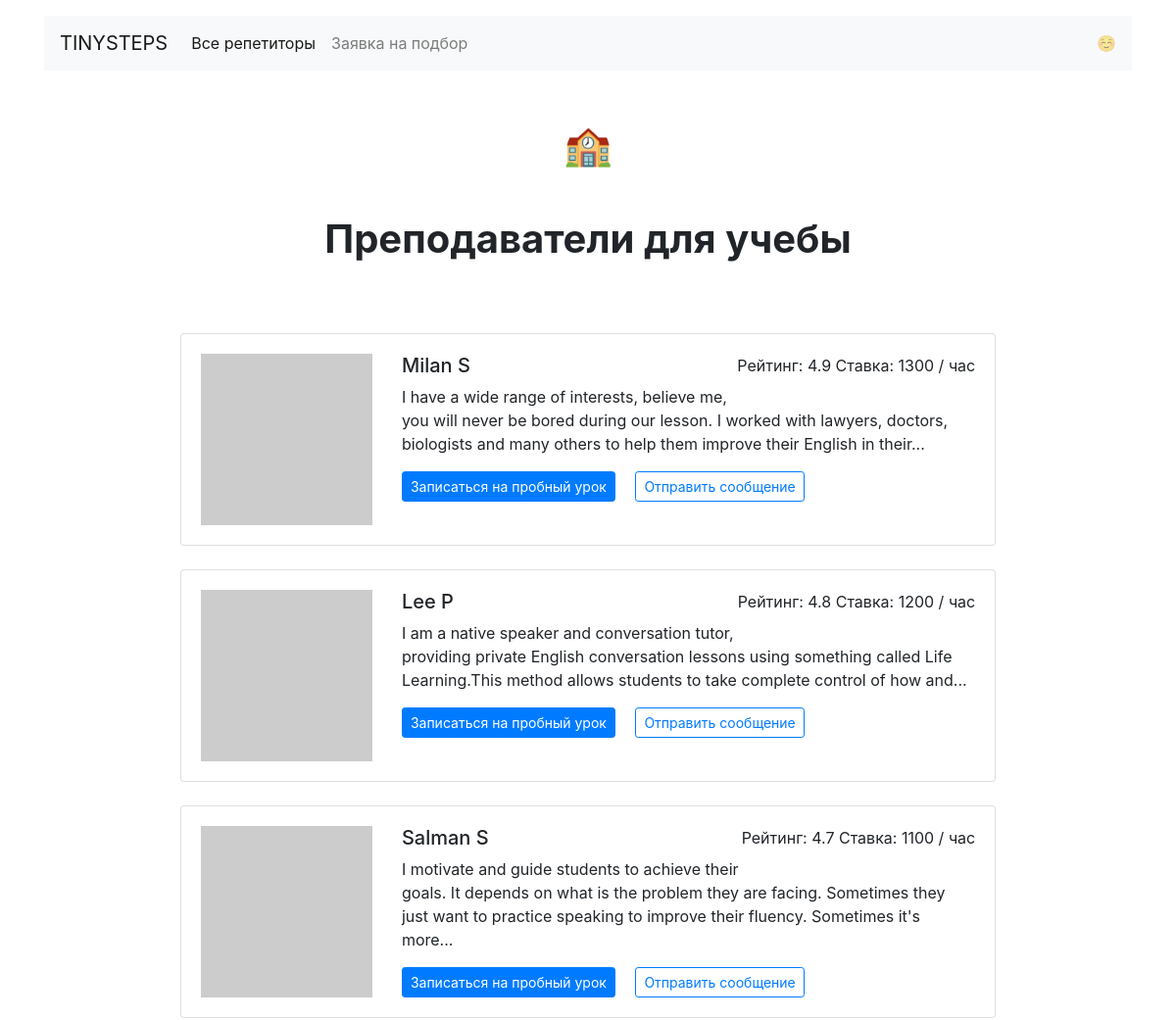
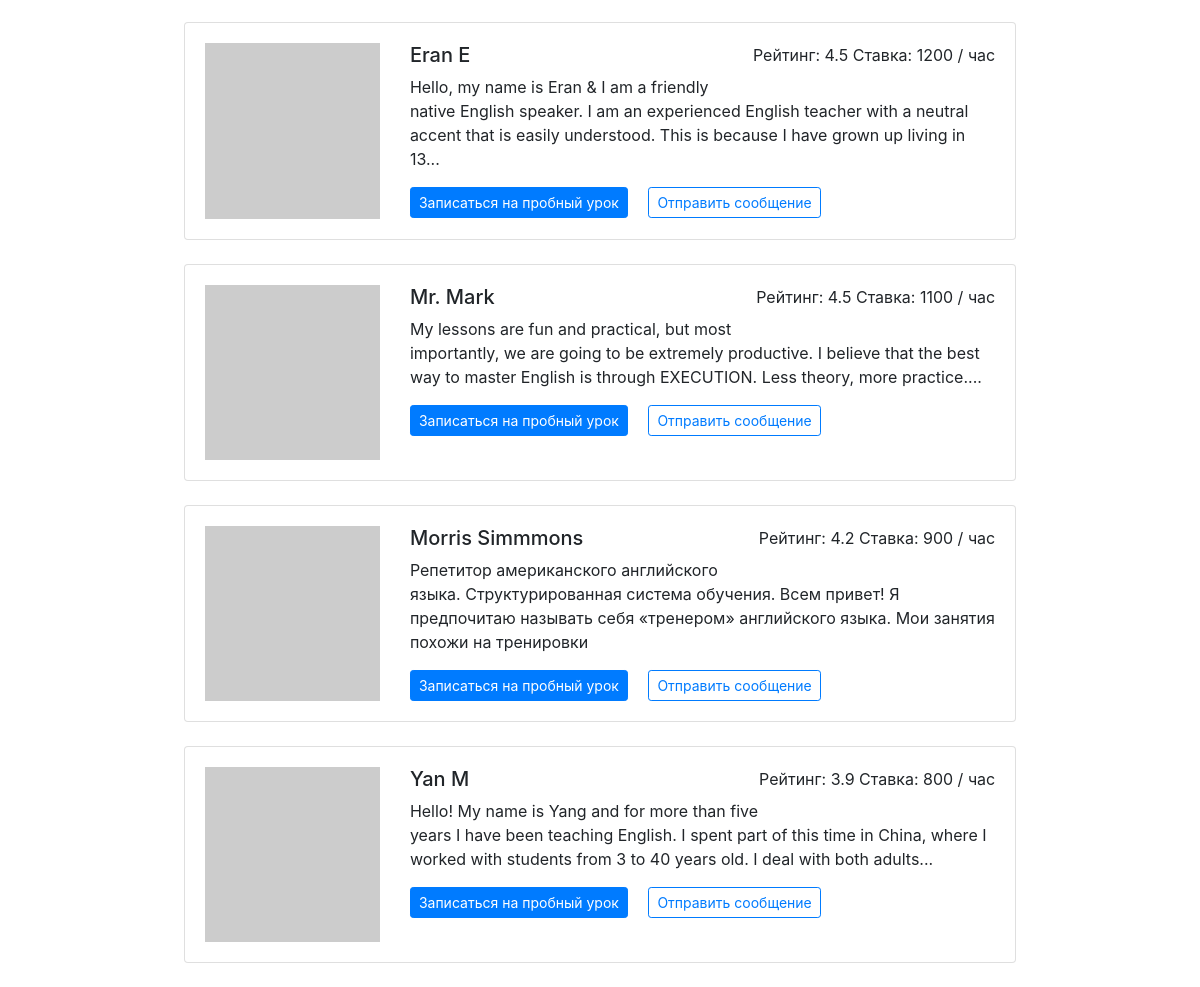
The app's page /goals/study with its own data (2 pictures, top to bottom).
### app/models.py (models this page shows)
class Goal(db.Model):
    __tablename__ = 'goals'
    id = db.Column(db.Integer, primary_key=True)
    title = db.Column(db.String(100), unique=True, nullable=False)
    slug = db.Column(db.String(50), unique=True, nullable=False)
    requests = db.relationship('Request', back_populates='goal')
    teachers = db.relationship(
       'Teacher',
       secondary=teachers_goals_association,
       back_populates='goals'
    )

class Teacher(db.Model):
    __tablename__ = 'teachers'
    id = db.Column(db.Integer, primary_key=True)
    fullname = db.Column(db.String(120), nullable=False)
    about = db.Column(db.String(2000), nullable=False)
    rating = db.Column(db.Float, default=0.0)
    picture = db.Column(db.String(1000))
    price = db.Column(db.Integer, nullable=False)
    schedule = db.Column(db.JSON, nullable=False)
    bookings = db.relationship('Booking', back_populates='teacher')
    goals = db.relationship(
        'Goal',
        secondary=teachers_goals_association,
        back_populates='teachers'
    )

### app/routes.py (the view)
@app.route('/goals/<goal_slug>')
def goal(goal_slug):
    goal = db.session.query(Goal).filter(Goal.slug == goal_slug).first()
    teachers = db.session.query(Teacher)\
    .filter(Teacher.goals.contains(goal))\
    .order_by(Teacher.rating.desc())
    if not teachers:
        abort(404)
    context = {
        'teachers': teachers,
        'emoji': EMOJI[goal_slug],
        'goal': goal
    }
    return render_template('goal.html', **context)

### app/templates/goal.html
{% extends "base.html" %}
{% block content %}
{% if teachers %}
<h2 class="h1 text-center w-50 mx-auto mt-1 py-5 mb-4"><strong>{{ emoji }}<br><br>Преподаватели
        {{ goal.title|lower }}</strong></h2>
<div class="w-75 m-auto">
    {% include "cards/teacher_list.html" %}
</div>
{% else %}
<h2 class="h1 text-center w-50 mx-auto mt-1 py-5 mb-4"><strong>К сожалению, мы ничего для Вас не нашли.</strong></h2>
{% endif %}
{% endblock %}

### app/templates/cards/teacher_list.html
{% block teacher_list %}
{% for teacher in teachers %}
<div class="card mb-4">
    <div class="card-body">
        <div class="row">
            {% if teacher.picture %}
            <div class="col-3"><img src="{{ teacher.picture }}" class="img-fluid"></div>
            {% else %}
            <div class="col-3"><img src="https://hyiproom.net/images/no_avatar.svg" class="img-fluid"></div>
            {% endif %}
            <div class="col-9">
                <p class="float-right">Рейтинг: {{ teacher.rating }} Ставка: {{ teacher.price }} / час</p>
                <h5>{{ teacher.fullname }}</h5>
                <p>{{ teacher.about|truncate(200) }}</p>
                <a href="{{ url_for('profile', teacher_id=teacher.id) }}" class="btn btn-primary btn-sm mr-3">Записаться
                    на пробный урок</a>
                <a href="{{ url_for('message', teacher_id=teacher.id) }}"
                    class="btn btn-outline-primary btn-sm">Отправить сообщение</a>
            </div>
        </div>
    </div>
</div>
{% endfor %}
{% endblock %}

### records on screen
Goal: title "для учебы"
Teacher: rating "4.9", price "1300", fullname "Milan S", about "I have a wide range of interests, believe me, you will never be bored during our lesson. I worked with lawyers, doctors, biologists and many others to help them improve their English in their..."
Teacher: rating "4.8", price "1200", fullname "Lee P", about "I am a native speaker and conversation tutor, providing private English conversation lessons using something called Life Learning.This method allows students to take complete control of how and..."
Teacher: rating "4.7", price "1100", fullname "Salman S", about "I motivate and guide students to achieve their goals. It depends on what is the problem they are facing. Sometimes they just want to practice speaking to improve their fluency. Sometimes it's more..."
Teacher: rating "4.5", price "1200", fullname "Eran E", about "Hello, my name is Eran & I am a friendly native English speaker. I am an experienced English teacher with a neutral accent that is easily understood. This is because I have grown up living in 13..."
Teacher: rating "4.5", price "1100", fullname "Mr. Mark", about "My lessons are fun and practical, but most importantly, we are going to be extremely productive. I believe that the best way to master English is through EXECUTION. Less theory, more practice...."
Teacher: rating "4.2", price "900", fullname "Morris Simmmons", about "Репетитор американского английского языка. Структурированная система обучения. Всем привет! Я предпочитаю называть себя «тренером» английского языка. Мои занятия похожи на тренировки"
Teacher: rating "3.9", price "800", fullname "Yan M", about "Hello! My name is Yang and for more than five years I have been teaching English. I spent part of this time in China, where I worked with students from 3 to 40 years old. I deal with both adults..."

### other values on screen
{{ emoji }} "🏫"
